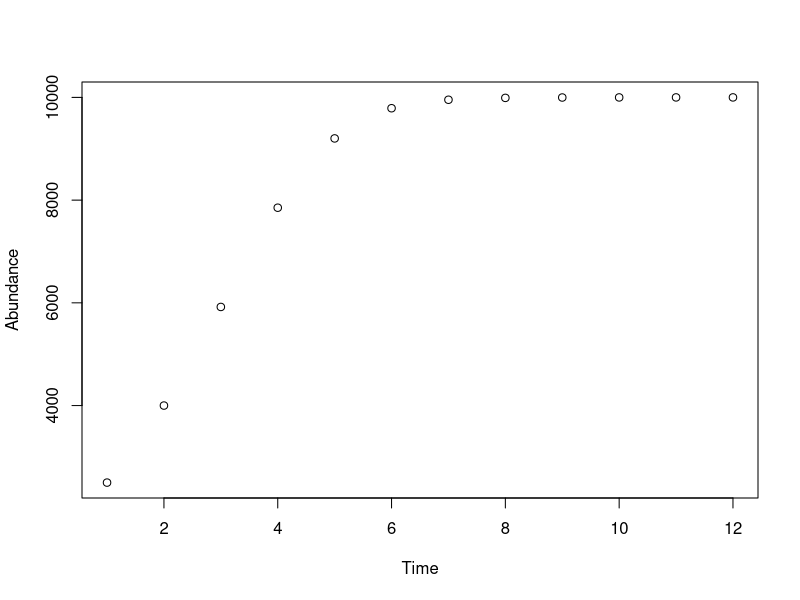

Reproduce this figure in R.
#Lab04 For Loops Feb 7 2020
#Jacob Di Biase
#Part 1: Practice writing "For Loops"

#1:Write a “for loop” that prints the word “hi” to the console 10 times
for (i in seq(1,10)){
  print("hi")
}
#2: 
#there are ten dollars in the bank
#tim gets 5 dollars a week
#time buys gum twice a week for 1.34
bankaccount <- 10
weeklyallowance <- 5
gum <- 1.34
timestimbuysgum <- 2
#8 weeks 
##sequence is 1-8

for (i in seq(1,8)){
  bankaccount  <- (bankaccount + weeklyallowance) - timestimbuysgum*gum
  print(bankaccount)  
}

#3: A population (2000 indivs) shrinks by 5% each year
#what is the expected population in the next 7 years (seq 1:7)

currentpopulation <- 2000
popshrink <- 0.05
for (i in seq(1,7)){
   currentpopulation <- (currentpopulation - (currentpopulation * popshrink))
  print(currentpopulation)
}


#4: discrete time logistic growth equation 
n <- 2500
K <- 10000
r <- 0.8
#n is population size
#K is carrying capacity 
#r is intrinsic growth rate
# t is time, which is 1-12
###print(paste(t , n[t]))

for (t in seq(2,13)) {
  
  n[t] = n[t-1] + ( r * n[t-1] * (K - n[t-1])/K )
  print(paste(t , n[t]))
}

#PART II
#Practice writing “for loops” AND practice storing the data produced by your loops in arrays.

##5: Practice some basics of array indexing using for loops
#5a
fiveA <- rep(0, 18)
fiveA

#5b
# Suppose you write a for loop that looks something like this:
#for ( i in seq(1,18) ) { ... }
#This is a loop that is iterated 18 times. Replace the "..." with code that will make the loop store 3 times the ith value of the iterator variable (i)
#in the ith spot of the vector you created in part a. If you do this correctly, your vector should now look like this in the console:
#[1] 3 6 9 12 15 18 21 24 27 30 33 36 39 42 45 48 51 54
#
x<- seq(1,18)
for (i in seq(1,18)) {
  
 print( x[i] <- (i *3 ) )
}
print(x)


#5C:  Repeat part a to make a new vector of zeros. Then, make the first entry of that vector have a value of 1. 
FiveC <- rep(1:0, c(1,17))  
print(FiveC)

#5D:Write a for loop so that starting with the second entry of the vector created in part c, 
#the value stored in that position in the vector is equal to one plus twice the value of the previous entry 
#(i.e., 1 + (2 * previous entry) )
n <- 18
for (i in 2:n){
  FiveC[i] <- 1 + ( 2 * (FiveC[i-1]) )
}
print(FiveC)
##########################################################################
#6:
#every number after the first two is the sum of the two preceding ones:
#1 , 1 , 2 , 3 , 5 , 8 , 13 , 21 , 34 , 55 , 89 , 144 
#6:
#i[3]  <- print ((i[3] - i[2]) + (i[3] - i[1]))
#third position is equal to (third - second) plus (third - first)
Z <- 20 
fib <- rep( 0, Z )
#fib is a vector with 20 spaces
fib[2] <- 1
#postion 2 is 1
print(fib)
#print (thirdint <-  (thirdint + firstint)  + (thirdint + secondint))

for ( i in 3:20) {
 (fib[i] <- fib[i-2] + fib[i-1])
}
print(fib)
##########################################################################
#7: Redo question 4 from part I above, but now store all the data. 
#(If you did that already as part of your work above, just note that in a comment.) 
#Make two vectors, one called "time" that stores the time steps (1 to 12), 
#and one called "abundance" that stores the data on population abundances predicted from the discrete-time logistic equation. 
#Then, make a plot of the results (i.e., plot(time, abundance)).
###############################################################################################################################################################################################
###############################################################################################################################################################################################
#make time into a vector of 1-12
n <- 2500
K <- 10000
r <- 0.8
TIME <- seq(2,13)
print(TIME)
for (t in seq(2,13)) {
  
  n[t] = n[t-1] + ( r * n[t-1] * (K - n[t-1])/K )
  print(TIME[t])
}
print(TIME)
#####################################################################################################################
#make abundance into a vector with 12 values
n <- 2500
K <- 10000
r <- 0.8
totalTimeSteps <- 12
initAbundance <- n #first abun is 2500
n <- rep( initAbundance, totalTimeSteps ) #rep(2500,12)
#vector for n using initial abundance
TIME <- 1:totalTimeSteps #preallocating a place for the time vector
for (t in 2:totalTimeSteps) {
  n[t] <- n[t-1] + ( r * n[t-1] * (K - n[t-1])/K )
  print(TIME[t])
  print(n[t])
}
print(n)
ABUN <- n
#####################################################################################################################
plot(TIME, ABUN,  xlab = "Time", ylab = "Abundance")